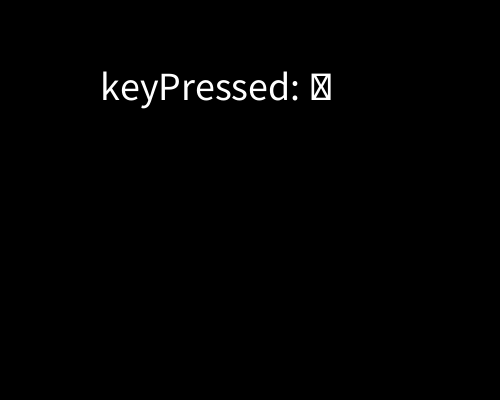
Frame 1 (no input)
Frame 60 (the mouse pressed at the canvas centre just before this capture): identical to frame 1, image omitted
Frame 120 (the mouse held since frame 60 and released just before this capture): identical to frame 1, image omitted

The Processing sketch that drew this single still picture (run headless with seeded random() and noise(); from frame 60 on, the mouse is pressed at the canvas centre):

// Processing sketch: Challenge_2
// ── Challenge_2.pde
/* Lab-2a - Selection and Events
 * Challenge 2
 *
 * Version: 1.0
 * By: Kieron Garvey
 * Date: 23/Jan/2023
 */
int circleSize = 100;
int bouncingBallX, bouncingBallY, bouncingBallLowestY;
int ballMovement = 3;

void setup() {
  size(500, 400);
  background(0);

  bouncingBallLowestY = height-70;
  bouncingBallX = width/2;
  bouncingBallY = 60;
}

void draw() {
  background(0);

  fill(255);
  textSize(40);
  text("keyPressed: " + key, 100, 100);

  if (keyPressed) {
    if (key == 'c' || key == 'C') {
      strokeWeight(2);
      fill(255, 0, 0);
      ellipse(width/2, height/2, circleSize, circleSize);
    }
  }
}

//void keyPressed(){

//}
